Frame 1 (no input): blank canvas, image omitted
Frame 60 (no input): blank canvas, image omitted
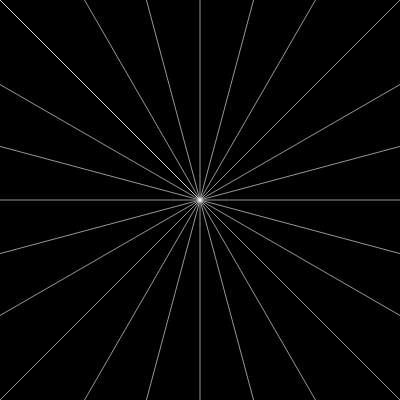
Frame 120 (the mouse pressed at the canvas centre since frame 60)

The p5.js sketch whose frames 1 and 60 were blank and that drew this single picture after the mouse press (run headless with seeded random() and noise() and a simulated clock; from frame 60 on, the mouse is pressed at the canvas centre):

// p5.js sketch
// ── sketch.js
var w = 400, h = 400;
var button;
var u = w/2, v = h/2;


function setup() {
  createCanvas(w, h);
  background(0);
  button = createButton('clear');
  button.position(10, h + 10);
  button.mousePressed(clearAction);
  strokeWeight(0.75);
  stroke(255, 200);
}

function draw() {
  if(mouseIsPressed){
    for(i = 0; i < TWO_PI; i += TWO_PI/24){
      var px = pmouseX * cos(i) - pmouseY * sin(i) - u * cos(i) + v * sin(i) + u;
      var py = pmouseX * sin(i) + pmouseY * cos(i) - u * sin(i) - v * cos(i) + v;
      var x = mouseX * cos(i) - mouseY * sin(i) - u * cos(i) + v * sin(i) + u;
      var y = mouseX * sin(i) + mouseY * cos(i) - u * sin(i) - v * cos(i) + v;
      line(px, py, x, y);
    }
  }
}

function clearAction(){
  background(0);
}
